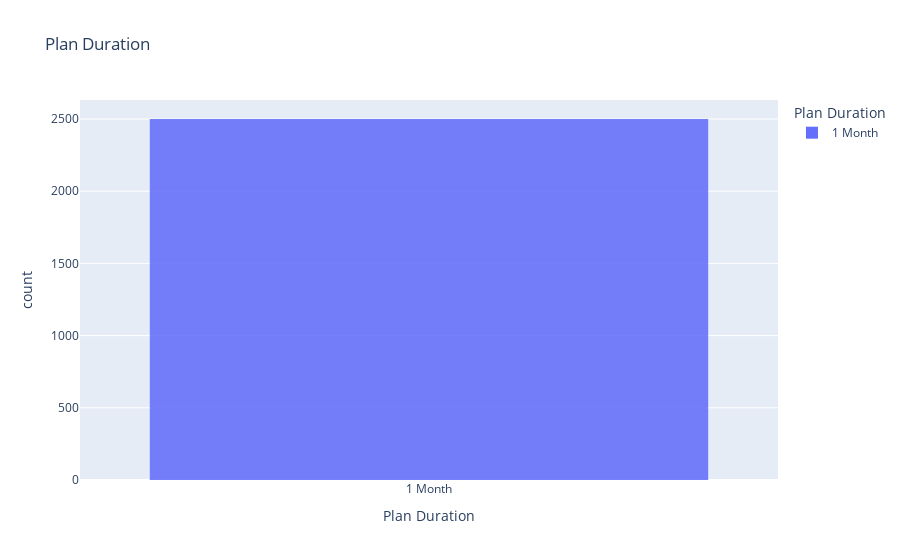

The cell this chart's notebook holds for it:
### Code cell
#Plan Duration

plan_duration = px.histogram(data, x="Plan Duration", color="Plan Duration",
                             title="Plan Duration" ,opacity=0.87)
plan_duration.show()

#It's quite simple but is interesting to know that all subscriptions are only 1 month.
#Imagine all the possibilities that could came from only this data.

### Figure 1 — Plotly figure (JSON) as saved in the notebook; plotly's stock layout.template omitted (floating-point values rounded to 4 significant figures; data arrays with more than 128 entries replaced by an {"elided": "..."} marker saying what was removed)
{"data": [{"alignmentgroup": "True", "bingroup": "x", "hovertemplate": "Plan Duration=%{x}<br>count=%{y}<extra></extra>", "legendgroup": "1 Month", "marker": {"color": "#636efa", "opacity": 0.87, "pattern": {"shape": ""}}, "name": "1 Month", "offsetgroup": "1 Month", "orientation": "v", "showlegend": true, "type": "histogram", "x": {"elided": "2500 str values"}, "xaxis": "x", "yaxis": "y"}], "layout": {"barmode": "relative", "legend": {"title": {"text": "Plan Duration"}, "tracegroupgap": 0}, "title": {"text": "Plan Duration"}, "xaxis": {"anchor": "y", "categoryarray": ["1 Month"], "categoryorder": "array", "domain": [0, 1], "title": {"text": "Plan Duration"}}, "yaxis": {"anchor": "x", "domain": [0, 1], "title": {"text": "count"}}}}
